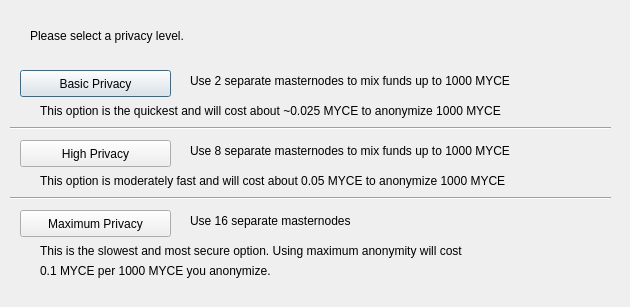
<?xml version="1.0" encoding="UTF-8"?>
<ui version="4.0">
 <class>DarksendConfig</class>
 <widget class="QDialog" name="DarksendConfig">
  <property name="geometry">
   <rect>
    <x>0</x>
    <y>0</y>
    <width>630</width>
    <height>307</height>
   </rect>
  </property>
  <property name="windowTitle">
   <string>Configure Darksend</string>
  </property>
  <widget class="QPushButton" name="buttonBasic">
   <property name="geometry">
    <rect>
     <x>20</x>
     <y>70</y>
     <width>151</width>
     <height>27</height>
    </rect>
   </property>
   <property name="text">
    <string>Basic Privacy</string>
   </property>
  </widget>
  <widget class="QPushButton" name="buttonHigh">
   <property name="geometry">
    <rect>
     <x>20</x>
     <y>140</y>
     <width>151</width>
     <height>27</height>
    </rect>
   </property>
   <property name="text">
    <string>High Privacy</string>
   </property>
  </widget>
  <widget class="QPushButton" name="buttonMax">
   <property name="geometry">
    <rect>
     <x>20</x>
     <y>210</y>
     <width>151</width>
     <height>27</height>
    </rect>
   </property>
   <property name="text">
    <string>Maximum Privacy</string>
   </property>
  </widget>
  <widget class="QLabel" name="label">
   <property name="geometry">
    <rect>
     <x>30</x>
     <y>20</y>
     <width>571</width>
     <height>31</height>
    </rect>
   </property>
   <property name="text">
    <string>Please select a privacy level.</string>
   </property>
  </widget>
  <widget class="QLabel" name="label_2">
   <property name="geometry">
    <rect>
     <x>190</x>
     <y>70</y>
     <width>421</width>
     <height>21</height>
    </rect>
   </property>
   <property name="text">
    <string>Use 2 separate masternodes to mix funds up to 1000 MYCE</string>
   </property>
  </widget>
  <widget class="QLabel" name="label_3">
   <property name="geometry">
    <rect>
     <x>190</x>
     <y>140</y>
     <width>411</width>
     <height>21</height>
    </rect>
   </property>
   <property name="text">
    <string>Use 8 separate masternodes to mix funds up to 1000 MYCE</string>
   </property>
  </widget>
  <widget class="QLabel" name="label_4">
   <property name="geometry">
    <rect>
     <x>190</x>
     <y>210</y>
     <width>421</width>
     <height>21</height>
    </rect>
   </property>
   <property name="text">
    <string>Use 16 separate masternodes</string>
   </property>
  </widget>
  <widget class="QLabel" name="label_6">
   <property name="geometry">
    <rect>
     <x>40</x>
     <y>100</y>
     <width>561</width>
     <height>21</height>
    </rect>
   </property>
   <property name="text">
    <string>This option is the quickest and will cost about ~0.025 MYCE to anonymize 1000 MYCE</string>
   </property>
  </widget>
  <widget class="QLabel" name="label_7">
   <property name="geometry">
    <rect>
     <x>40</x>
     <y>170</y>
     <width>561</width>
     <height>21</height>
    </rect>
   </property>
   <property name="text">
    <string>This option is moderately fast and will cost about 0.05 MYCE to anonymize 1000 MYCE</string>
   </property>
  </widget>
  <widget class="QLabel" name="label_8">
   <property name="geometry">
    <rect>
     <x>40</x>
     <y>240</y>
     <width>561</width>
     <height>21</height>
    </rect>
   </property>
   <property name="text">
    <string>This is the slowest and most secure option. Using maximum anonymity will cost</string>
   </property>
  </widget>
  <widget class="QLabel" name="label_9">
   <property name="geometry">
    <rect>
     <x>40</x>
     <y>260</y>
     <width>561</width>
     <height>21</height>
    </rect>
   </property>
   <property name="text">
    <string>0.1 MYCE per 1000 MYCE you anonymize.</string>
   </property>
  </widget>
  <widget class="Line" name="line">
   <property name="geometry">
    <rect>
     <x>10</x>
     <y>120</y>
     <width>601</width>
     <height>16</height>
    </rect>
   </property>
   <property name="orientation">
    <enum>Qt::Horizontal</enum>
   </property>
  </widget>
  <widget class="Line" name="line_2">
   <property name="geometry">
    <rect>
     <x>10</x>
     <y>190</y>
     <width>601</width>
     <height>16</height>
    </rect>
   </property>
   <property name="orientation">
    <enum>Qt::Horizontal</enum>
   </property>
  </widget>
 </widget>
 <resources/>
 <connections/>
</ui>
